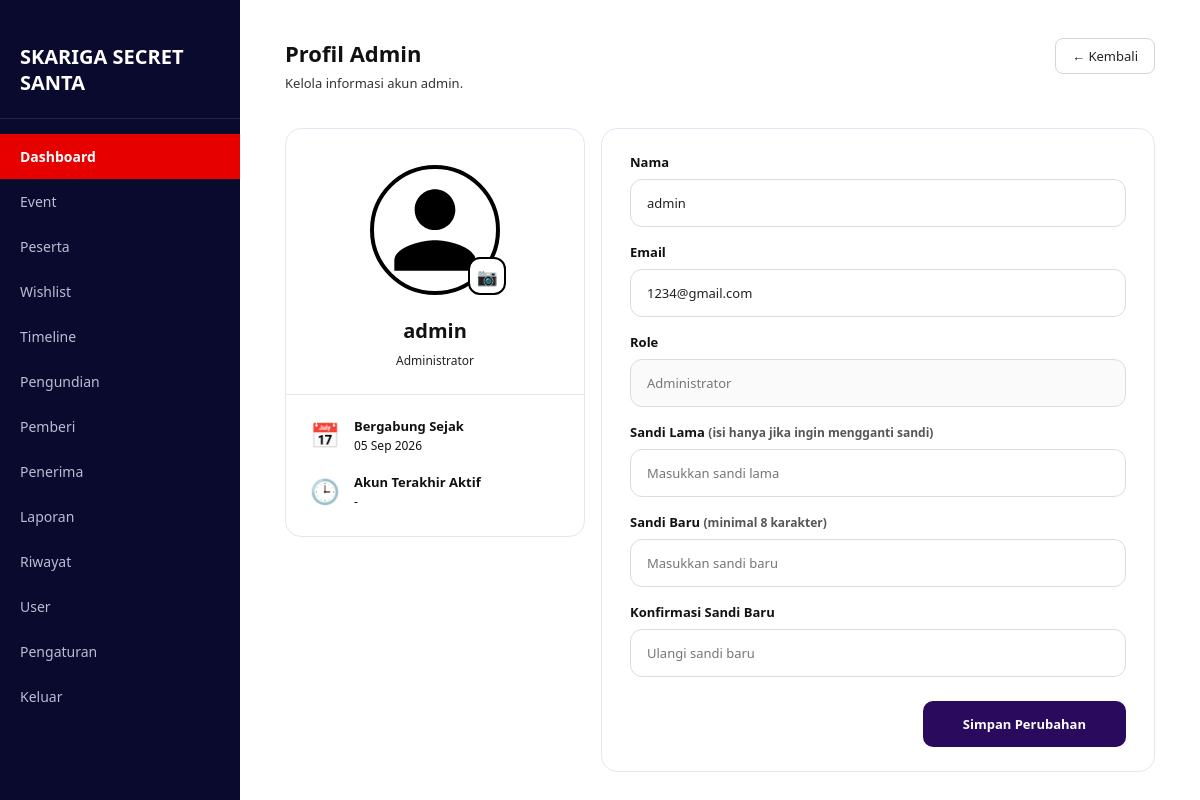
Page /pages/profiladmin/index.php (signed in) on the committed database.
### tables this page shows
CREATE TABLE `users` (
  `id` int(11) NOT NULL,
  `nama` varchar(100) NOT NULL,
  `email` varchar(100) NOT NULL,
  `password` varchar(255) NOT NULL,
  `role` enum('admin','peserta') NOT NULL DEFAULT 'peserta',
  `foto` varchar(255) DEFAULT NULL,
  `created_at` timestamp NOT NULL DEFAULT current_timestamp()
);

### config/config.php (called while the page is built, shortened)
<?php
$base_url = 'http://localhost:8080/Project-TA-rey-nesya-rendra/';
function base_url($path = '')
{
    global $base_url;
    return $base_url . ltrim($path, '/');
}
?>

### includes/functions.php (called while the page is built, shortened)
<?php
function h($str)
{
    return htmlspecialchars((string) $str, ENT_QUOTES, 'UTF-8');
}
?>

### pages/profiladmin/index.php (the view, shortened to what this page needs)
<?php
require_once __DIR__ . '/../../config/config.php';
require_once __DIR__ . '/../../includes/functions.php';
$userId = (int)($_SESSION['user_id'] ?? 0);
function profil_cari_pk(mysqli $conn): string
{
    $res = $conn->query("SHOW KEYS FROM users WHERE Key_name = 'PRIMARY'");
    $row = $res ? $res->fetch_assoc() : null;
    return $row['Column_name'] ?? 'id';
}
$pk = profil_cari_pk($conn);
function profil_ambil_user(mysqli $conn, string $pk, int $id): ?array
{
    $stmt = $conn->prepare("SELECT * FROM users WHERE `$pk` = ? LIMIT 1");
    $stmt->bind_param('i', $id);
    $stmt->execute();
    $row = $stmt->get_result()->fetch_assoc();
    return $row ?: null;
}
$user = profil_ambil_user($conn, $pk, $userId);
$uploadDir = __DIR__ . '/../../assets/uploads/profile/';
function profil_tanggal(?string $tgl, bool $denganJam = false): string
{
    if (!$tgl) {
        return '-';
    }
    $bulan = ['', 'Jan', 'Feb', 'Mar', 'Apr', 'Mei', 'Jun', 'Jul', 'Agu', 'Sep', 'Okt', 'Nov', 'Des'];
    $t = strtotime($tgl);
    $out = date('d', $t) . ' ' . $bulan[(int)date('n', $t)] . ' ' . date('Y', $t);
    return $denganJam ? $out . ' ' . date('H.i', $t) : $out;
}
$fotoUrl = (!empty($user['foto']) && is_file($uploadDir . basename($user['foto'])))
    ? base_url('assets/uploads/profile/' . rawurlencode($user['foto']))
    : '';
?>
<!DOCTYPE html>
<html lang="id">
<head>
    <link rel="stylesheet" href="../../assets/css/style_admin.css">
</head>
<body>
    <div class="dashboard-container">
        <aside>
            <div class="brand">
                <h2>SKARIGA SECRET SANTA</h2>
            </div>
            <nav>
                <ul>
                    <li class="active"><a href="<?= base_url('pages/dashboard/menuadmin.php') ?>">Dashboard</a></li>
                    <li><a href="<?= base_url('pages/event/event.php') ?>">Event</a></li>
                    <li><a href="<?= base_url('pages/peserta/index.php') ?>">Peserta</a></li>
                    <li><a href="<?= base_url('pages/wishlist/index.php') ?>">Wishlist</a></li>
                    <li><a href="<?= base_url('pages/timeline/index.php') ?>">Timeline</a></li>
                    <li><a href="<?= base_url('pages/pengundian/index.php') ?>">Pengundian</a></li>
                    <li><a href="<?= base_url('pages/pemberi/index.php') ?>">Pemberi</a></li>
                    <li><a href="<?= base_url('pages/penerima/index.php') ?>">Penerima</a></li>
                    <li><a href="<?= base_url('pages/laporan/index.php') ?>">Laporan</a></li>
                    <li><a href="<?= base_url('pages/riwayat/index.php') ?>">Riwayat</a></li>
                    <li><a href="<?= base_url('pages/user/index.php') ?>">User</a></li>
                    <li><a href="<?= base_url('pages/adminpengaturan/index.php') ?>">Pengaturan</a></li>
                    <li><a href="<?= base_url('logout.php') ?>">Keluar</a></li>
                </ul>
            </nav>
        </aside>
        <main>
            <header class="page-header">
                <div>
                    <h2>Profil Admin</h2>
                    <p>Kelola informasi akun admin.</p>
                </div>
                <div class="header-right">
                    <a href="<?= base_url('pages/dashboard/menuadmin.php') ?>" class="btn-back">← Kembali</a>
                </div>
            </header>
            <div class="profile-container">
                    <div class="profile-card">
                        <div class="avatar-box">
                            <div class="avatar-circle">
                                <svg id="avatarDefault" width="45" height="45" viewBox="0 0 24 24" fill="currentColor"
                                     style="<?= $fotoUrl ? 'display:none;' : '' ?>">
                                    <path d="M12 12c2.21 0 4-1.79 4-4s-1.79-4-4-4-4 1.79-4 4 1.79 4 4 4zm0 2c-2.67 0-8 1.34-8 4v2h16v-2c0-2.66-5.33-4-8-4z"/>
                                </svg>
                                <label for="fotoInput" class="avatar-badge" title="Ganti foto profil">📷</label>
                            </div>
                            <h3><?= h($user['nama']) ?></h3>
                            <span>Administrator</span>
                        </div>
                        <div class="info-list">
                            <div class="info-item">
                                <span>📅</span>
                                <div>
                                    <strong>Bergabung Sejak</strong><br>
                                    <span><?= h(profil_tanggal($user['created_at'] ?? null)) ?></span>
                                </div>
                            </div>
                            <div class="info-item">
                                <span>🕒</span>
                                <div>
                                    <strong>Akun Terakhir Aktif</strong><br>
                                    <span><?= h(profil_tanggal($user['last_login'] ?? null, true)) ?></span>
                                </div>
                            </div>
                        </div>
                    </div>
                    <div class="profile-card">
                        <form id="formProfil" action="" method="POST" enctype="multipart/form-data" autocomplete="off">
                        <div class="form-group">
                            <label for="nama">Nama</label>
                            <input type="text" id="nama" name="nama" value="<?= h($user['nama']) ?>"
                                   class="select-input" required maxlength="100">
                        </div>
                        <div class="form-group">
                            <label for="email">Email</label>
                            <input type="email" id="email" name="email" value="<?= h($user['email']) ?>"
                                   class="select-input" required>
                        </div>
                        <div class="form-group">
                            <label>Role</label>
                            <input type="text" value="Administrator" class="select-input" readonly>
                        </div>
                        <div class="form-group">
                            <label for="password_lama">Sandi Lama <small>(isi hanya jika ingin mengganti sandi)</small></label>
                            <input type="password" id="password_lama" name="password_lama"
                                       placeholder="Masukkan sandi lama" class="select-input" autocomplete="current-password">
                        </div>
                        <div class="form-group">
                            <label for="password_baru">Sandi Baru <small>(minimal 8 karakter)</small></label>
                            <input type="password" id="password_baru" name="password_baru"
                                       placeholder="Masukkan sandi baru" class="select-input" autocomplete="new-password">
                        </div>
                        <div class="form-group">
                            <label for="konfirmasi_password">Konfirmasi Sandi Baru</label>
                            <input type="password" id="konfirmasi_password" name="konfirmasi_password"
                                       placeholder="Ulangi sandi baru" class="select-input" autocomplete="new-password">
                        </div>
                        <div class="form-actions">
                            <button type="submit" class="btn-add">Simpan Perubahan</button>
                        </div>
                        </form>
                    </div>
                </div>
        </main>
    </div>
</body>
</html>

### assets/css/style_admin.css (style rules this page uses)
* { box-sizing: border-box; margin: 0; padding: 0; font-family: 'Segoe UI', Tahoma, Geneva, Verdana, sans-serif; }
html, body { width: 100%; height: 100%; overflow-x: hidden; background-color: #ffffff; }
.dashboard-container { display: flex; width: 100vw; min-height: 100vh; background-color: #ffffff; }
aside { width: 240px; background-color: #0b0c2a; color: #ffffff; padding: 20px 0; flex-shrink: 0; min-height: 100vh; }
.brand { padding: 0 20px 20px 20px; font-size: 14px; font-weight: bold; border-bottom: 1px solid rgba(255, 255, 255, 0.1); }
aside nav ul { list-style: none; margin-top: 15px; }
aside nav ul li a { display: block; padding: 12px 20px; color: #a0a5ba; text-decoration: none; font-size: 14px; transition: all 0.3s ease; }
aside nav ul li.active a, aside nav ul li a:hover { background-color: #e60000; color: #ffffff; font-weight: bold; }
main { flex: 1; padding: 35px 45px; background-color: #ffffff; min-height: 100vh; }
header { display: flex; justify-content: space-between; align-items: center; margin-bottom: 30px; }
.header-title p, .page-header p { font-size: 13px; color: #666; margin-top: 4px; }
.page-header { margin-bottom: 35px; }
.page-header h2 { font-size: 22px; color: #1a1a1a; font-weight: 700; }
.btn-add { background-color: #e60000; color: white; padding: 10px 18px; border-radius: 8px; text-decoration: none; font-weight: 600; font-size: 13px; display: inline-block; }
.form-group { margin-bottom: 18px; }
.form-group label { display: block; margin-bottom: 6px; font-size: 13px; font-weight: 600; color: #333; }
.form-group input, .form-group select, .form-group textarea { width: 100%; padding: 10px 12px; border: 1px solid #cbd5e1; border-radius: 8px; font-size: 14px; }
.form-actions { display: flex; gap: 12px; margin-top: 24px; }

### rows in the picture
users: nama "admin", created_at "05 Sep 2026", email "1234@gmail.com"

### other values in the picture
profil_tanggal($user['last_login'] ?? null, true) "-"
